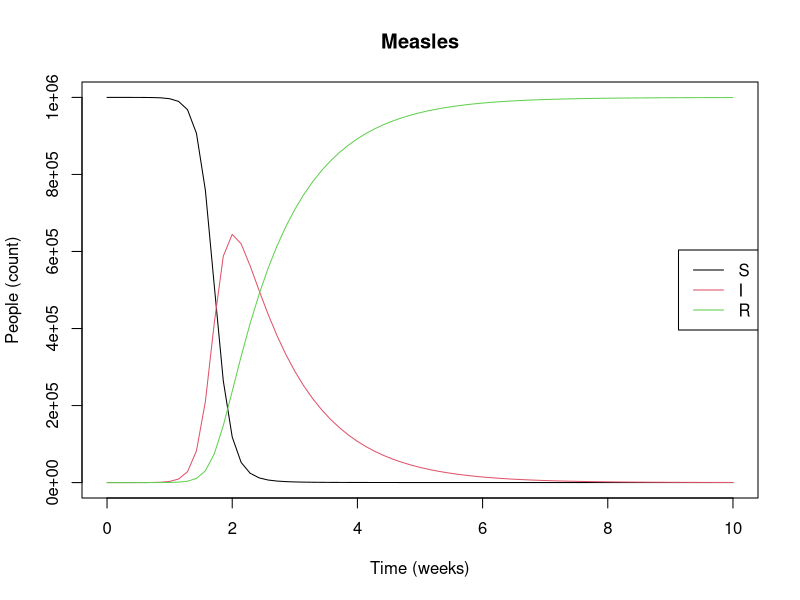
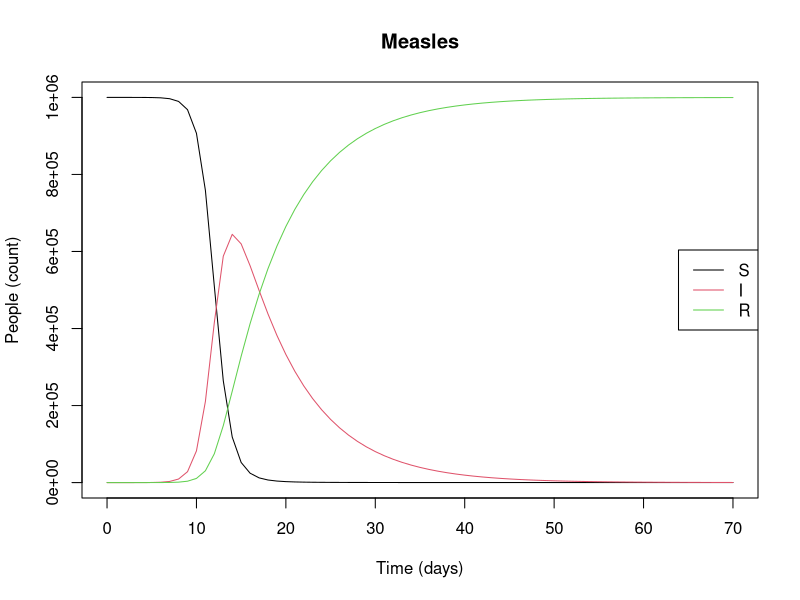
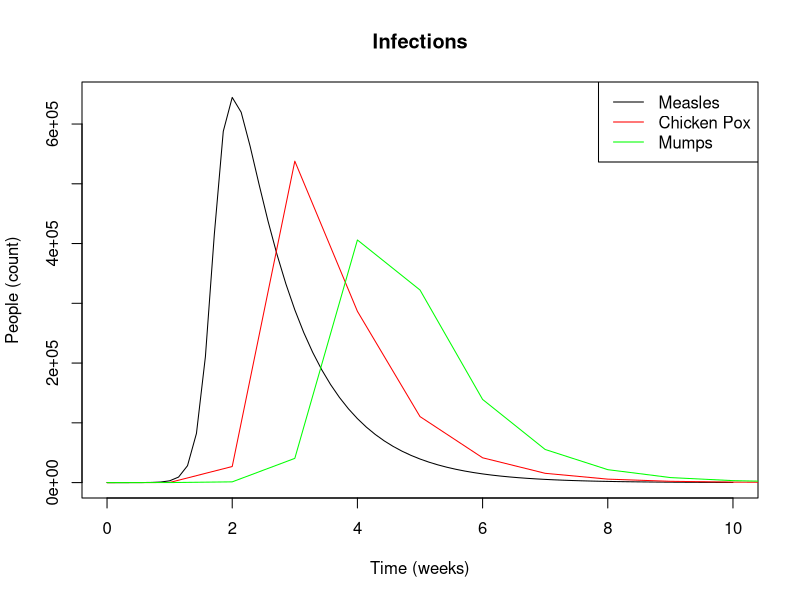
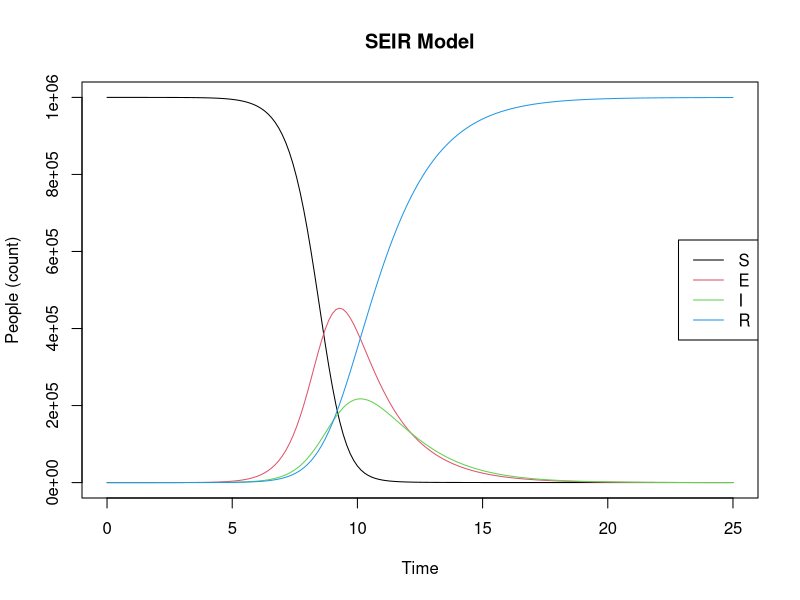
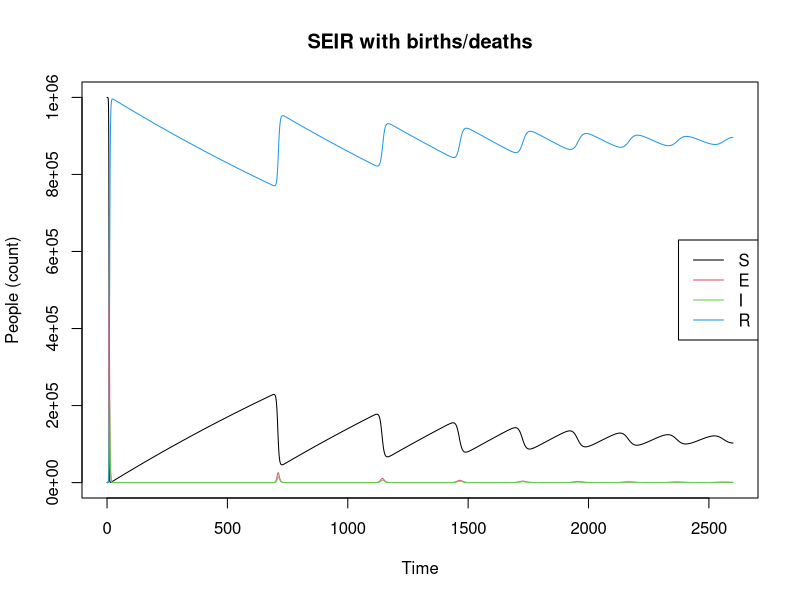
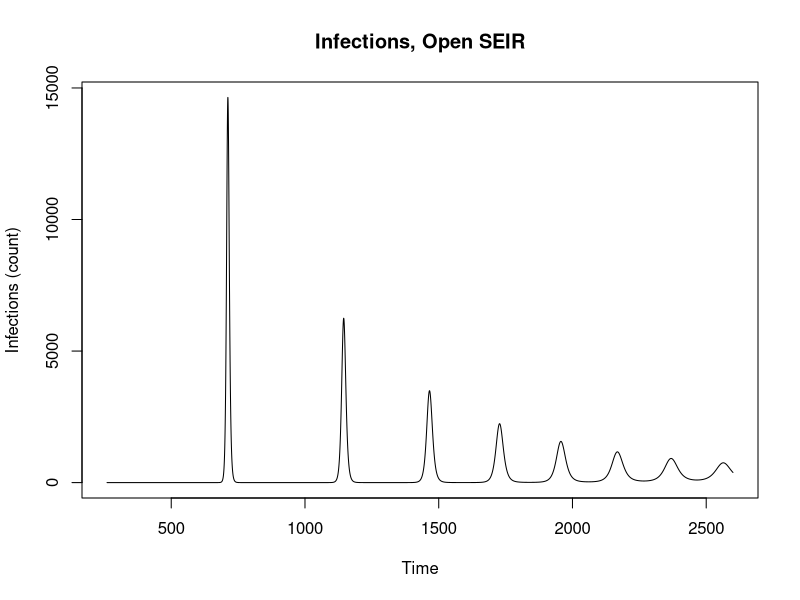
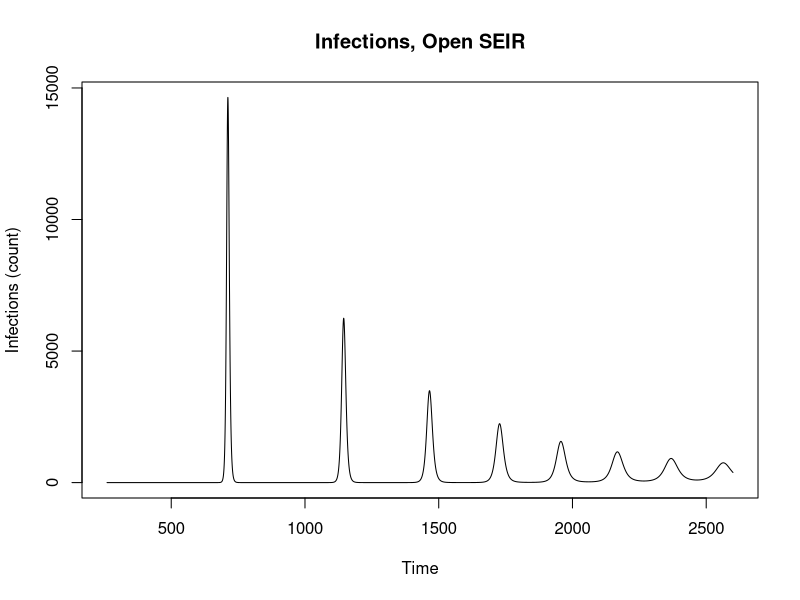
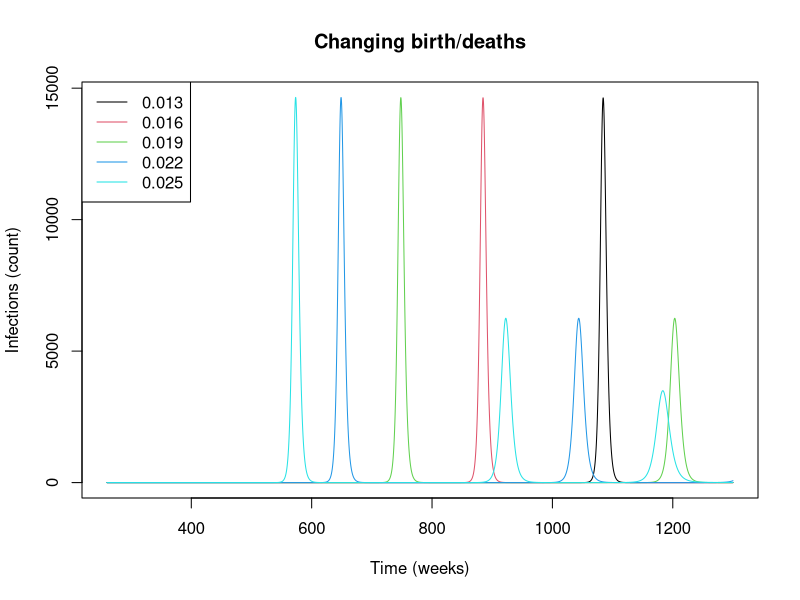

These charts were generated, in order, by the following R code:
## ---- chunk 1
options(htmltools.dir.version = FALSE, digits = 4)
## ---- chunk 2
library(deSolve)

parms <- c(beta = 0.75, k = 12 , r = 1)
inits <- c(S = 999999, I = 1, R = 0)
{{dt <- seq(0, 10, 1/7)}}

SIR <- function(t, x, parms){
    with(as.list(c(parms, x)), {
    
        N <- S + I + R
        dS <- - (beta * k * S * I) / N
        dI <- + (beta * k * S * I) / N - r * I
        dR <- r * I

        der <- c(dS, dI, dR)
    
        return(list(der))
    }) 
}

simulation <- as.data.frame(ode(y = inits, times = dt,
                                func = SIR, parms = parms))
## ---- chunk 3
matplot(x = simulation[, 1], y = simulation[, 2:4], type = "l", 
        lty = 1, xlab = "Time (weeks)", ylab = "People (count)", 
        main = "Measles")
legend(x = "right", legend = c('S', 'I', 'R'), 
       col = 1:3, lty = 1)
## ---- chunk 4
{{parms <- c(beta = 0.75, k = 12/7 , r = 1/7)}}
inits <- c(S = 999999, I = 1, R = 0)
{{dt <- seq(0, 10 * 7, 1)}}

simulation_days <- as.data.frame(ode(y = inits, times = dt,
                                     func = SIR, parms = parms))

## ---- chunk 5
matplot(x = simulation_days[, 1], y = simulation_days[, 2:4], type = "l", 
        lty = 1, xlab = "Time (days)", ylab = "People (count)", 
        main = "Measles")
legend(x = "right", legend = c('S', 'I', 'R'), 
       col = 1:3, lty = 1)
## ---- chunk 6
head(simulation)
## ---- chunk 7
head(simulation_days)
## ---- chunk 8
parms_mumps <- c(beta = 0.38, k = 12 , r = 1)
parms_cpox <- c(beta = .51, k = 12, r = 1)
sim_mumps <- as.data.frame(ode(y = inits, times = dt,
                               func = SIR, parms = parms_mumps))
sim_cpox <- as.data.frame(ode(y = inits, times = dt,
                               func = SIR, parms = parms_cpox))
## ---- chunk 9
plot(x = simulation$time, y = simulation$I, type = "l", 
     xlab = "Time (weeks)", ylab = "People (count)", main = "Infections")
lines(x = sim_cpox$time, y = sim_cpox$I, col = "red")
lines(x = sim_mumps$time, y = sim_mumps$I, col = "green")
legend(x = "topright", legend = c('Measles', 'Chicken Pox', 'Mumps'), 
       col = c("black", "red", "green"), lty = 1)
## ---- chunk 10
simulation$time[which.max(simulation$I)]
## ---- chunk 11
max(simulation$I)
## ---- chunk 12
max(simulation$I) == simulation$I
## ---- chunk 13
simulation$time[15]     ## equiv: simulation[15, 'time']
## ---- chunk 14
simulation$time[max(simulation$I) == simulation$I]
## ---- chunk 15
print(seq(-5, 5, 1) >= 0)
## ---- chunk 16
simulation$time[which.max(simulation$I)]
sim_mumps$time[which.max(sim_mumps$I)]
sim_cpox$time[which.max(sim_cpox$I)]
## ---- chunk 17
max(simulation$I)
max(sim_mumps$I)
max(sim_cpox$I)
## ---- chunk 18
parms <- c(beta = .75, a = 1/12 * 7, k = 12 , r = 1)
inits <- c(S = 999999, E =0, I = 1, R = 0)
dt <- seq(0, 25, 1/7)

SEIR <- function(t, x, parms){
    with(as.list(c(parms, x)), {
    
        N <- S + E + I + R 
        dS <- - (beta * k * S * I) / N
        dE <- + (beta * k * S * I) / N - (a * E)
        dI <- + (a * E) - (r * I)
        dR <- r * I

        der <- c(dS, dE, dI, dR)
    
        return(list(der))
    }) 
}
## ---- chunk 19
sim_seir <- as.data.frame(ode(y = inits, times = dt, 
                              func = SEIR, parms = parms))
matplot(x = sim_seir[, 1], y = sim_seir[, 2:5], type = "l", 
        lty = 1, xlab = "Time", ylab = "People (count)", main = "SEIR Model")
legend(x = "right", legend = c('S', 'E', 'I', 'R'), col = 1:4, lty = 1)
## ---- chunk 20
# added births and deaths as weekly rates (divide by 52 weeks)
parms_bd <- c(beta = .75, a = 1/12 * 7, k = 12 , r = 1, 
              b = .02/52, d = .02/52)
# Look at 50 years
dt_bd <- seq(0, 52 * 50, 1/7)       

SEIR_bd <- function(t, x, parms){
    with(as.list(c(parms, x)), {
    
        N <- S + E + I + R 
        dS <- - (beta * k * S * I) / N + (b * N) - (d * S)
        dE <- + (beta * k * S * I) / N - (a * E) - (d * E)
        dI <- + (a * E) - (r * I) - (d * I)
        dR <- r * I  - (d * R)

        der <- c(dS, dE, dI, dR)
    
        return(list(der))
    }) 
}
simulation_bd <- as.data.frame(ode(y = inits, times = dt_bd, 
                                   func = SEIR_bd, parms = parms_bd))
## ---- chunk 21
matplot(x = simulation_bd[, 1], y = simulation_bd[, 2:5], type = "l", 
        lty = 1, xlab = "Time", ylab = "People (count)", 
        main = "SEIR with births/deaths")
legend(x = "right", legend = c('S', 'E', 'I', 'R'), col = 1:4, lty = 1)
## ---- chunk 22
plot(x = simulation_bd$time[simulation_bd$time >= 5 * 52], 
     y = simulation_bd$I[simulation_bd$time >= 5 * 52], 
     type = "l", lty = 1, xlab = "Time", ylab = "Infections (count)", 
     main = "Infections, Open SEIR")
## ---- chunk 23
y5_higher <- simulation_bd$time >= 5 * 52
plot(x = simulation_bd$time[y5_higher], 
     y = simulation_bd$I[y5_higher], 
     type = "l", lty = 1, xlab = "Time", ylab = "Infections (count)", 
     main = "Infections, Open SEIR")
## ---- chunk 24
sentence <- c("The", "magic", "of", "for", "loops")
for (word in sentence) {
    ## Do something -- hopefully more useful than printing
    print(word)
}
## ---- chunk 25
sentence <- c("The", "magic", "of", "for", "loops")
for (idx in 1:5) {
    ## Do something -- hopefully more useful than printing
    print(sentence[idx])
}
## ---- chunk 26
multiplier <- 1:5
holder <- NULL
for (x in multiplier) {
    results <- 1:10 * x
    holder <- cbind(holder, results)
}
## ---- chunk 27
{{multiplier <- 1:5}}
holder <- NULL
for (x in multiplier) {
    results <- 1:10 * x
    holder <- cbind(holder, results)
}
## ---- chunk 28
multiplier <- 1:5
{{holder <- NULL}}
for (x in multiplier) {
    results <- 1:10 * x
    holder <- cbind(holder, results)
}
## ---- chunk 29
multiplier <- 1:5
holder <- NULL
for (x in multiplier) {
    results <- 1:10 * x
{{    holder <- cbind(holder, results)}}
}
## ---- chunk 30
print(holder)
## ---- chunk 31
bd_rates <- seq(from = .013, to = .025, length.out = 5)
dt_bd <- seq(0, 25 * 52, 1/7)
holder <- NULL
for (bd in bd_rates) {
    parms_bd <- c(beta = .75, a = 1/12 * 7, k = 12 , r = 1, 
                  b = bd/52, d = bd/52)
    simulation_bd <- as.data.frame(ode(y = inits, times = dt_bd, 
                                       func = SEIR_bd, parms = parms_bd))
    holder <- cbind(holder, simulation_bd$I)
}
## ---- chunk 32
t5_more <- simulation_bd$time >= 52 * 5
matplot(simulation_bd$time[t5_more], holder[t5_more, ], type = 'l', 
        lty = 1, xlab = "Time (weeks)", ylab = "Infections (count)", 
        main = "Changing birth/deaths")
legend(x = "topleft", legend = bd_rates, col = 1:5, lty = 1)
